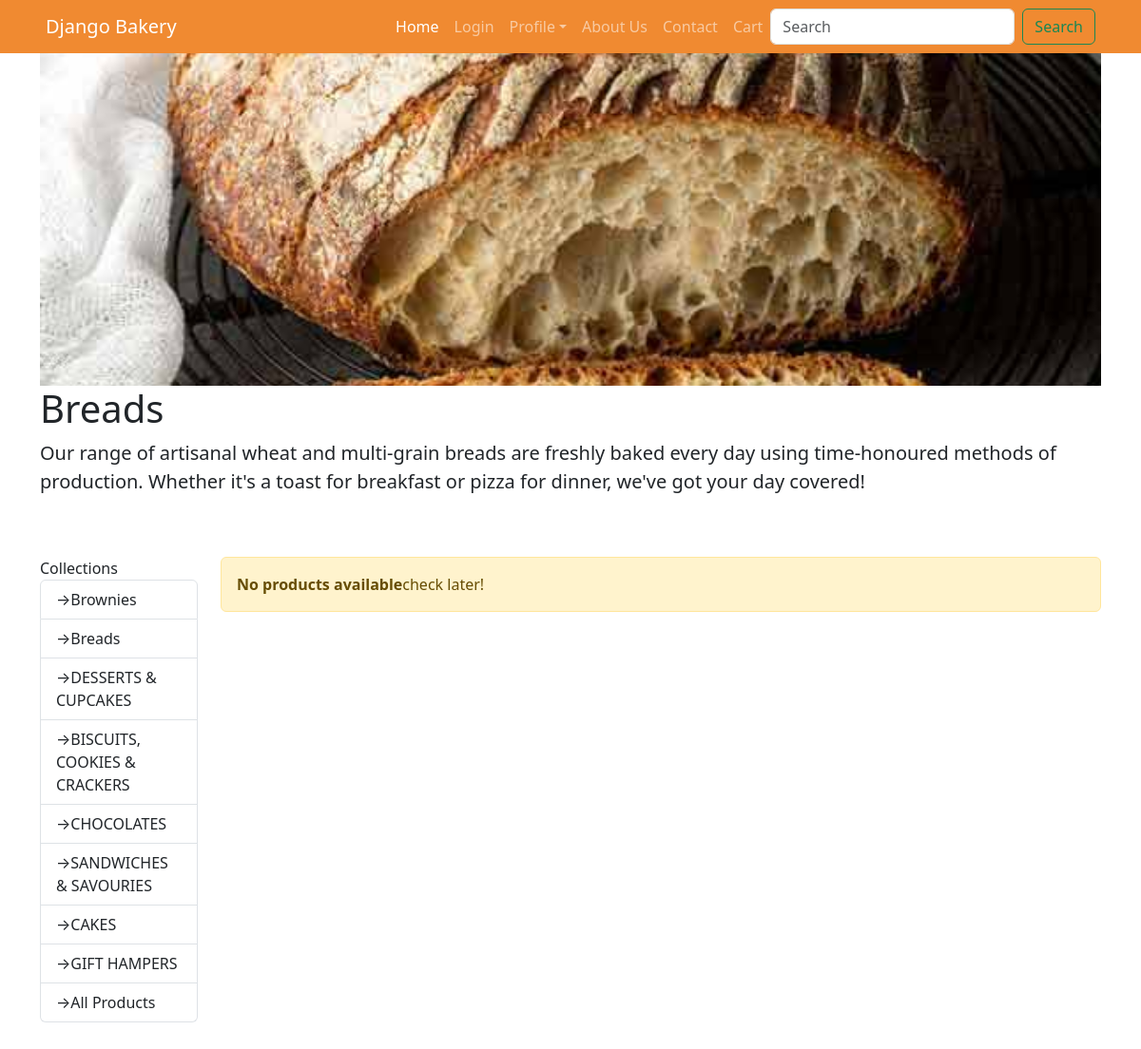
The page /collection/details/2 on the database as committed earlier.
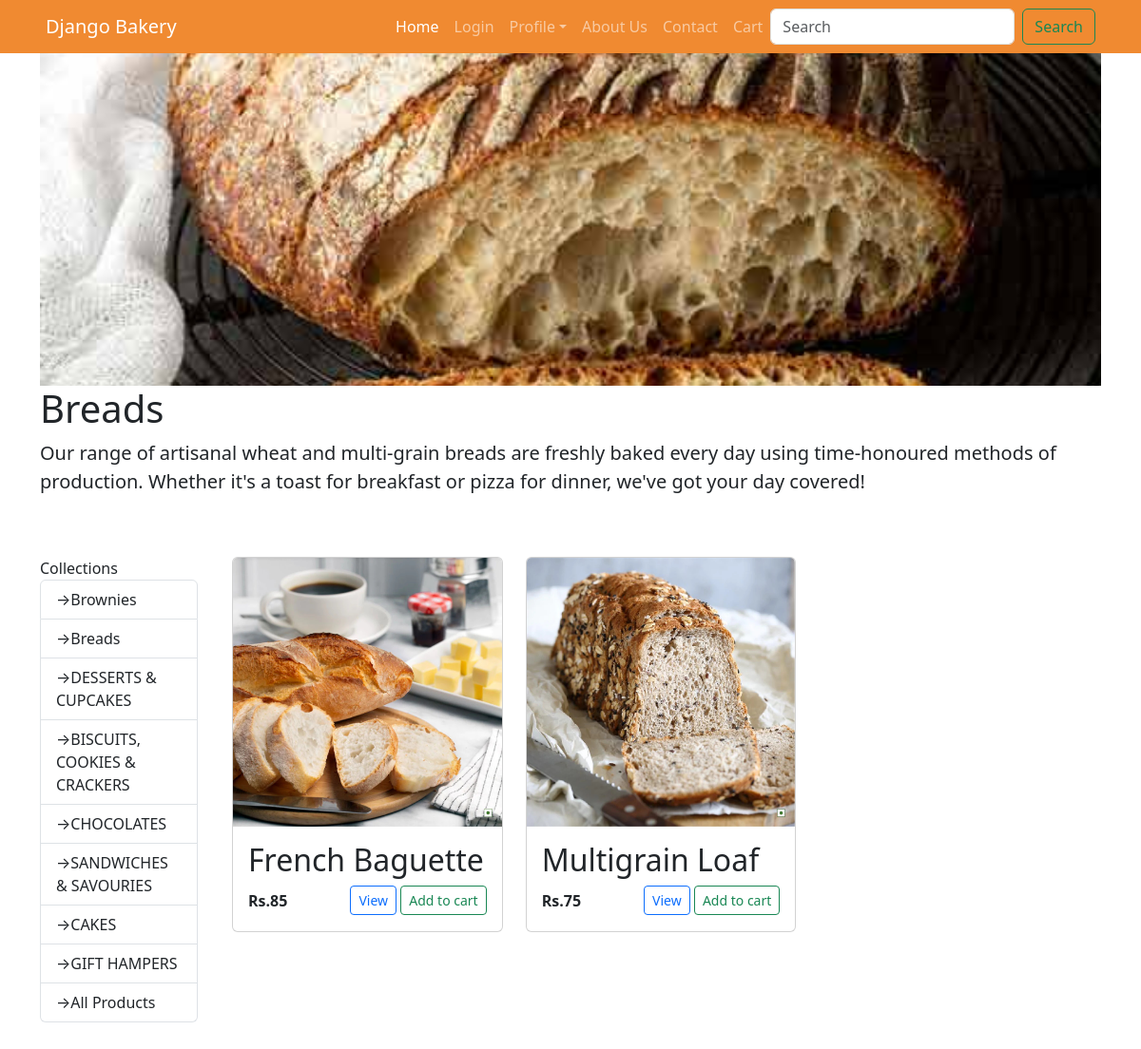
The same page on the database as committed later.
### inventory/models.py (models this page shows, shortened)
class Collection(models.Model):
    name = models.CharField(max_length=50)
    desc = models.TextField()
    image = models.ImageField(upload_to="collection", blank=True, null=True)
    def __str__(self):
        return self.name

class Product(models.Model):
    food_choices = (
        (0,'egg'),
        (1,'eggless'),
    )
    collection = models.ForeignKey(Collection, on_delete=models.CASCADE,default=1)
    name = models.CharField( max_length=50)
    image = models.ImageField(upload_to="products")
    price = models.PositiveIntegerField(default=50)
    desc = models.TextField( null=True, blank=True)
    food_type = models.IntegerField(choices=food_choices,default=0)
    qty = models.FloatField(default=50.00, null=True, blank=True)
    ingredient = models.TextField(null=True, blank=True)
    is_new =models.BooleanField(default=True)
    is_best_seller =models.BooleanField(default=True)
    is_available =models.BooleanField(default=True)

### inventory/views.py (the view)
# urls.py: path('collection/details/<int:id>',views.collection,name='collection_detail'),
def collection(request,id):
    c=Collection.objects.get(id=id)
    return render(request,'inventory/collection.html', context={
        'collection':c,
        'products':Product.objects.filter(collection=c),
        'collections':Collection.objects.all(),
    })

### cart/templatetags/cart_tags.py (called while the page is built)
@register.simple_tag()
def count_cart_items():
     return CartItem.objects.count()

### templates/inventory/collection.html (shortened to what this page needs)
{% extends 'layout/base.html' %}
{% load static %}
{% block content %}
<div class="container">
    <div class="row">
        <div class="col">
            <img src="{{collection.image.url}}" alt="{{collection.name}}" class="w-100 collection-image ">
            <h1>{{collection.name}}</h1>
            <p class="lead">
                {{collection.desc}}
            </p>
        </div>
    </div>
</div>
<div class="container my-5">
    <div class="row">
        <div class="col-md-2">Collections
            <ul class="list-group list-groups-flush">
                {% for col in collections %}
                <li class="list-group-item">
                    <a class="nav-link" href="{% url 'collection_detail' col.id %}">
                        &rightarrow;{{col.name}}
                    </a>
                </li>
                {% endfor %}
                <li class="list-group-item">
                    <a class="nav-link" href="{% url 'product_all' %}">
                        &rightarrow;All Products
                    </a>
                </li>
            </ul>
        </div>
        <div class="col-md-10">
            <div class="container-fluid">
                <div class="row">
                    {% for prd in products %}
                    <div class="col-md-4">
                        <div class="card">
                            <a href="{% url 'product_detail' prd.id %}" class="text-decoration-none">
                                <img src="{{prd.image.url}}" alt="{{prd.name}}" class="card-img-top">
                            </a>
                            <div class="card-body">
                                <h2 title="{{prd.name}}">
                                    <a href="{% url 'product_detail' prd.id %}" class="text-decoration-none text-dark">
                                        {{prd.name|truncatechars:15}}
                                    </a>
                                </h2>
                                <div class="d-flex justify-content-between align-item-center">
                                    <p class="fw-bold my-1">Rs.{{prd.price}}</p>
                                    <div class="">
                                        <a href="{% url 'product_detail' prd.id %}"
                                            class="btn btn-outline-primary btn-sm">View</a>
                                        <a hx-get="{% url 'add_to_cart' prd.id %}" class="btn btn-outline-success btn-sm">Add to cart</a>
                                    </div>
                                </div>
                            </div>
                        </div>
                    </div>
                    {% empty %}
                    <div class="alert alert-warning" role="alert">
                        <strong>No products available</strong>check later!
                    </div>
                    {% endfor %}
                </div>
            </div>
        </div>
    </div>
</div>
{% endblock content %}

Rows that differ between the two databases and show on the page:
added Product: image (picture), name "French Baguette", price "85"
added Product: image (picture), name "Multigrain Loaf", price "75"
Other text that changed with them:
text no longer shown: "No products available check later!"
